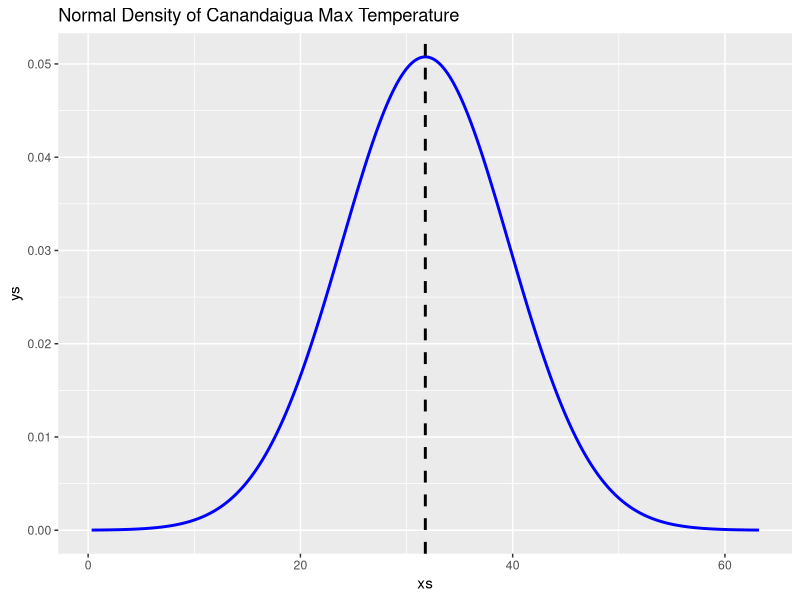
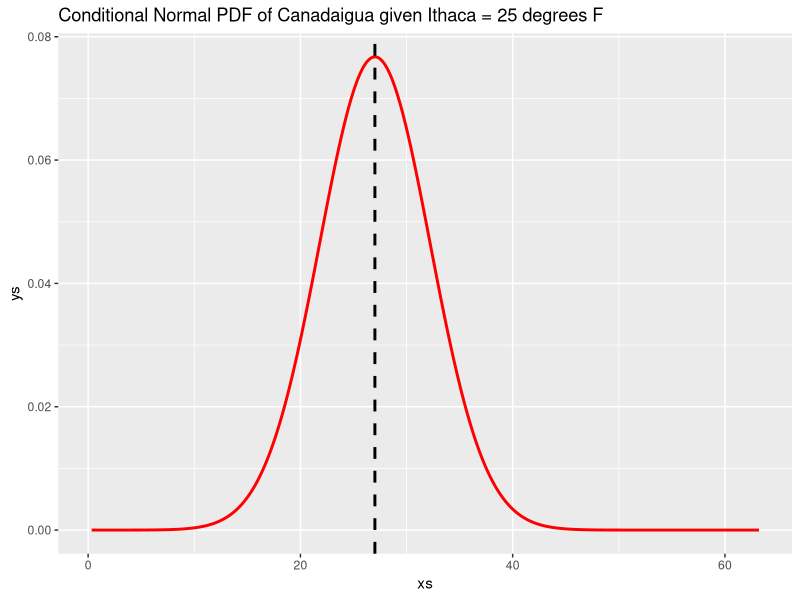

Generate these figures, in order, with R:
library(ggplot2)

mu_I = 29.87
mu_C = 31.77
sd_I=7.71
sd_C = 7.86
p = 0.957

# part d) pdf of Canandaigua temperature (had muC, varC)
lower <- mu_C - 4 * sd_C
upper <- mu_C + 4 * sd_C
xs <- seq(lower, upper, length=10^3)
ys = dnorm(x=xs, mean=mu_C, sd=sd_C)
df <- data.frame(xs=xs, ys=ys)

ggplot() + 
      geom_line(data=df, aes(x=xs, y=ys), size=1, colour="blue") +
      geom_vline(xintercept=mu_C, colour="black", linetype="dashed", size=1) +
      ggtitle("Normal Density of Canandaigua Max Temperature")



# part e) plot conditiona pdf C | I = 25
mu_C_given_I <- function(i) mu_C + p * (sd_C/sd_I) * (i - mu_I)
sd_C_given_I <- sd_C^2 * (1 - p^2)

df.cond <- data.frame(xs=xs, ys=dnorm(x=xs, mean=mu_C_given_I(25), sd=sd_C_given_I))

ggplot() + 
      geom_line(data=df.cond, aes(x=xs, y=ys), size=1, colour="red") + 
      geom_vline(xintercept=mu_C_given_I(25), colour="black", linetype="dashed",
                 size=1) + 
      ggtitle("Conditional Normal PDF of Canadaigua given Ithaca = 25 degrees F")



# part f) the C|I pdf has smaller variance and smaller mean, so is thinner
# and lower on x-axis
# while the C pdf has bigger variance and mean. 
